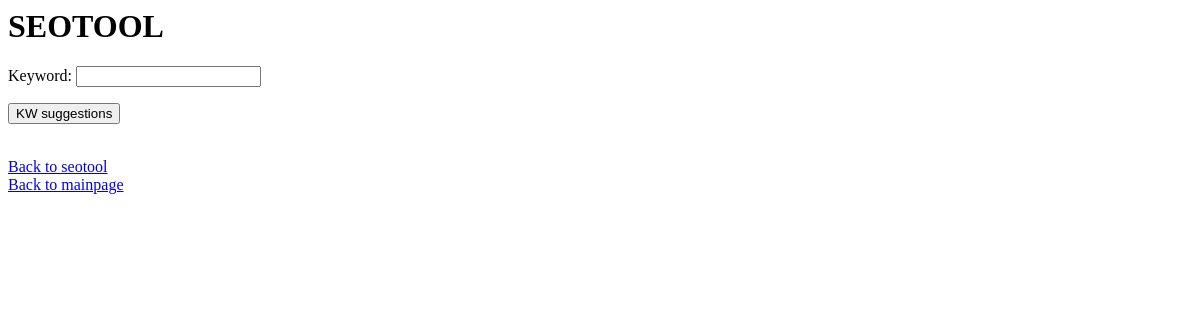
Before: /seotool/keyword-suggestions/ (signed in) with the older database file.
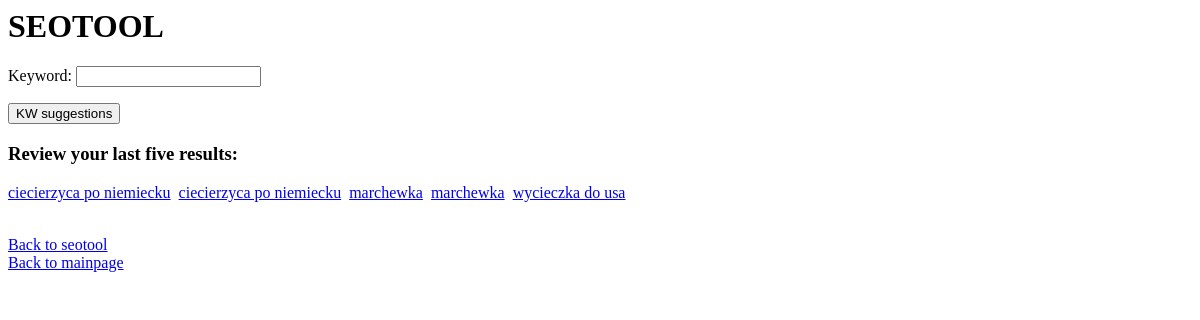
After: the same page with the newer database file.
### seotool/models.py (models this page shows, shortened)
class Keywords_suggestion(models.Model):
    author = models.ForeignKey(User, on_delete=models.CASCADE, default=None)
    base_keyword = models.CharField(max_length=150)
    keywords_suggested = models.CharField(max_length=10000)
    publication_date = models.DateField()

### seotool/views.py (the view, shortened to what this page needs)
# urls.py: path("keyword-suggestions/", views.keyword_suggestions, name="keyword_suggestions"),
@login_required
def keyword_suggestions(request):
    headers = {
        "X-RapidAPI-Key": x_rapidAPI_key,
        "X-RapidAPI-Host": x_rapidAPI_host,
    }
    history_kw_suggestions = Keywords_suggestion.objects.filter(author=request.user)
    history_kw_suggestions = history_kw_suggestions.order_by("-pk")[:5]
    base_keywords = [
        history_kw_suggestion.base_keyword
        for history_kw_suggestion in history_kw_suggestions
    ]
    context = {"base_keywords": history_kw_suggestions, "KeywordForm": KeywordForm}
    return render(
        request,
        "seotool/keyword_suggest.html",
        context,
    )

### seotool/templates/seotool/keyword_suggest.html (shortened to what this page needs)
<h1>SEOTOOL</h1>
<form method="post">
  {% csrf_token %} {{ KeywordForm.as_p }}
  <button type="submit" name="kw_suggestions">KW suggestions</button>
</form>
{% if base_keywords %}
<h3>Review your last five results:</h3>
{% for base_keyword in base_keywords %}
<a href="{% url 'keyword_suggestions_history' pk=base_keyword.pk %}">{{base_keyword.base_keyword}}</a>&nbsp;
{% endfor %}
{% endif %}
<a href="{% url 'seotool' %}">Back to seotool</a><br />
<a href="{% url 'mainpage' %}">Back to mainpage</a>

Changed rows visible on the page:
added Keywords_suggestion: base_keyword "ciecierzyca po niemiecku"
added Keywords_suggestion: base_keyword "ciecierzyca po niemiecku"
added Keywords_suggestion: base_keyword "marchewka"
added Keywords_suggestion: base_keyword "marchewka"
added Keywords_suggestion: base_keyword "wycieczka do usa"
Other visible differences:
text now shown: "Review your last five results:"
